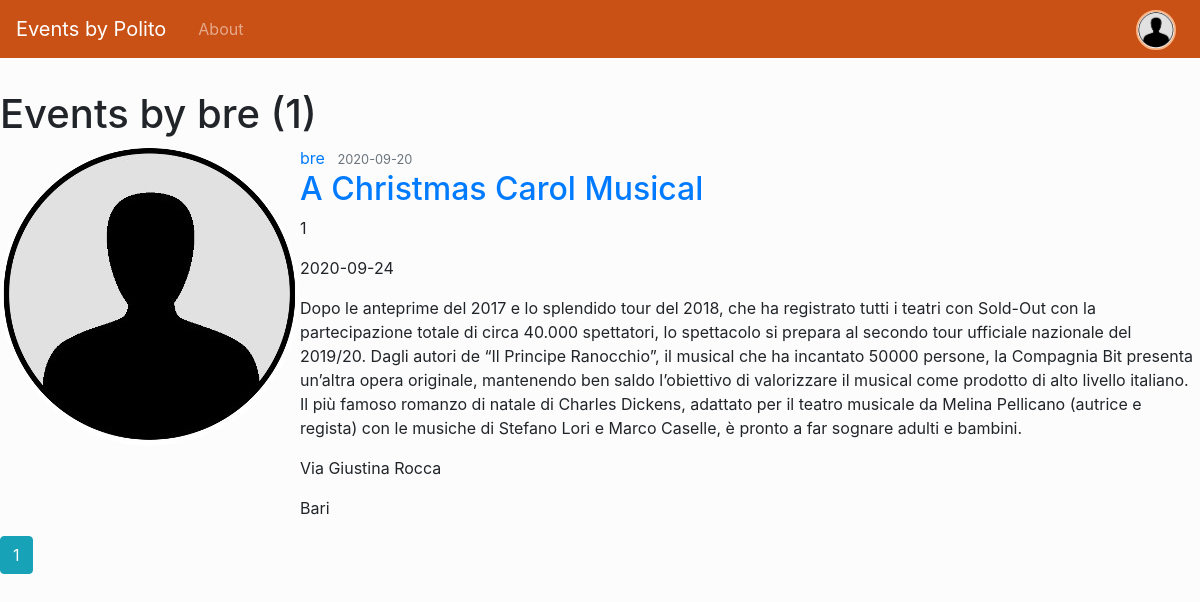
The app's page /1/events/ (signed in) with its own data.
### eventplanner/models.py (models this page shows, shortened)
class User(db.Model, UserMixin):
    id = db.Column(db.Integer, primary_key=True)
    username = db.Column(db.String(20), unique=True, nullable=False)
    email = db.Column(db.String(120), unique=True, nullable=False)
    image_file = db.Column(db.String(20), nullable=False,
                           default='default.jpg')
    password = db.Column(db.String(60), nullable=False)
    first_name = db.Column(
        db.String(100), nullable=False, server_default='')
    last_name = db.Column(
        db.String(100), nullable=False, server_default='')
    events = db.relationship('Event', backref='manager',
                             lazy=True)
    bookings = db.relationship('UserBookings', backref='customer',
                               lazy=True)
    roles = db.relationship('Role', secondary='user_roles',
                            backref=db.backref('users', lazy='dynamic'))

class Event(db.Model):
    id = db.Column(db.Integer, primary_key=True)
    title = db.Column(db.String(100), nullable=False)
    event_type = db.Column(db.Text, nullable=False)
    event_date = db.Column(db.Date, nullable=False)
    time_from = db.Column(db.Time, nullable=False)
    time_to = db.Column(db.Time, nullable=False)
    content = db.Column(db.Text, nullable=False)
    content_eng = db.Column(db.Text, nullable=True)
    address = db.Column(db.String(100), nullable=False)
    city = db.Column(db.String(100), nullable=False)
    location = db.Column(db.String(100), nullable=False)
    tickets = db.relationship(
        'Ticket', backref='event', lazy=True, cascade='all,delete-orphan')
    image_file = db.Column(db.String(20), nullable=False,
                           default='default_event.jpg')
    date_posted = db.Column(db.DateTime, nullable=False,
                            default=datetime.utcnow)
    user_id = db.Column(
        db.Integer, db.ForeignKey('user.id'), nullable=False)
    staffers = db.relationship('User', secondary='event_staff',
                               backref=db.backref('users', lazy='dynamic'))

### eventplanner/events/routes.py (the view)
@events.route("/<int:user_id>/events/", methods=['GET'])
@login_required
def my_events(user_id):
    page = request.args.get('page', 1, type=int)
    user = User.query.filter_by(id=user_id).first_or_404()
    events_by_user = Event.query.filter_by(user_id=user_id)\
        .order_by(Event.date_posted.desc())\
        .paginate(page=page, per_page=5)
    return render_template('my_events.html', user=user, events=events_by_user, title='My Events', legend='My Events')

### eventplanner/models.py (called while the page is built)
@login_manager.user_loader
def load_user(user_id):
    return User.query.get(int(user_id))

### eventplanner/templates/my_events.html (shortened to what this page needs)
 {% extends "layout.html" %}
{% block content %}
  <h1 class=mb-3""> Events by {{ user.username }} ({{ events.total }})</h1>
  {% for event in events.items %}
    <article class="media content-section">
      <img class ="rounded-circle article-img" src="{{ url_for('static', filename ='profile_pics/' + event.manager.image_file ) }}">
      <div class="media-body">
        <div class="article-metadata">
          <a class="mr-2" href="{{url_for('events.my_events', user_id=user.id)}}">{{ event.manager.username }}</a>
          <small class="text-muted">{{ event.date_posted.strftime('%Y-%m-%d') }}</small>
        </div>
        <h2><a class="article-title" href="{{ url_for('events.event', event_id = event.id)}}">{{ event.title }}</a></h2>
        <p class="article-content">{{ event.event_type }}</p>
        <p class="article-content">{{ event.event_date }}</p>
        <p class="article-content">{{ event.content }}</p>
        <p class="article-content">{{ event.address }}</p>
        <p class="article-content">{{ event.city }}</p>
      </div>
    </article>
  {% endfor %}
  {% for page_num in events.iter_pages(left_edge=1,right_edge=1, left_current=1, right_current=2) %}
    {% if page_num %}
      {% if events.page==page_num %}
        <a class="btn btn-info mb-4" href="{{ url_for('users.user_events',username = user.username,page=page_num ) }}">{{ page_num }}</a>
      {% else %}
        <a class="btn btn-outline-info mb-4" href="{{ url_for('users.user_events',username = user.username,page=page_num ) }}">{{ page_num }}</a>
      {% endif %}
    {% else %}
      ...
    {% endif %}
  {% endfor %}
{% endblock content%}

### eventplanner/templates/layout.html (shortened to what this page needs)
<!DOCTYPE html>
<html>
	<head>
		<link rel="stylesheet" href="https://stackpath.bootstrapcdn.com/bootstrap/4.4.1/css/bootstrap.min.css">
		<link rel="stylesheet" type="text/css" href="{{ url_for('static', filename='main.css') }}">
	</head>
	<body style="background-color:#fcfcfc" onload="onLoad()">
		<header class="site-header">
			<nav class="navbar navbar-expand-md navbar-dark bg-orange fixed-top">
				<a class="navbar-brand mr-4" href="{{ url_for('main.home')}}">Events by Polito</a>
				<div class="collapse navbar-collapse text-right" id="navbarToggle">
					<div class="navbar-nav mr-auto">
						<a class="nav-item nav-link" href="{{ url_for('main.about')}}">About</a>
					</div>
					<div class="navbar-nav ml-auto">
						{% if current_user.is_authenticated %}
							<a class="nav-item nav-link" href="#" onclick="accountSidebar()">
								<img class="rounded-circle navbar-img" style="background-color:#fcfcfc; border:2px solid #f9b384" src="{{ url_for('static', filename ='profile_pics/' + current_user.image_file ) }}">
							</a>
						{% else %}
							<a class="nav-item nav-link" href="{{ url_for('users.login')}}">Login</button>
							<a class="nav-item nav-link" href="{{ url_for('users.register')}}">Register</a>
						{% endif %}
					</div>
				</div>
			</nav>
		</header>
		{% block content %}{% endblock content%}
  </body>
</html>

### eventplanner/templates/layout.html (style rules this page uses)
.bg-orange { background-color:#ca5116; }
.navbar-img { width: 40px; height: 40px; margin-top: -8px; margin-bottom: -8px; }

### records on screen
User: image_file (placeholder picture)
User: username "bre"
Event: image_file (placeholder picture), manager.username "bre", date_posted "2020-09-20", title "A Christmas Carol Musical", event_type "1", event_date "2020-09-24", content "Dopo le anteprime del 2017 e lo splendido tour del 2018, che ha registrato tutti i teatri con Sold-Out con la partecipazione totale di circa 40.000 spettatori, lo spettacolo si prepara al secondo tour ufficiale nazionale del 2019/20. Dagli autori de “Il Principe Ranocchio”, il musical che ha incantato 50000 persone, la Compagnia Bit presenta un’altra opera originale, mantenendo ben saldo l’obiettivo di valorizzare il musical come prodotto di alto livello italiano. Il più famoso romanzo di natale di Charles Dickens, adattato per il teatro musicale da Melina Pellicano (autrice e regista) con le musiche di Stefano Lori e Marco Caselle, è pronto a far sognare adulti e bambini.", address "Via Giustina Rocca", city "Bari"

### other values on screen
{{ events.total }} "1"
{{ page_num }} "1"
